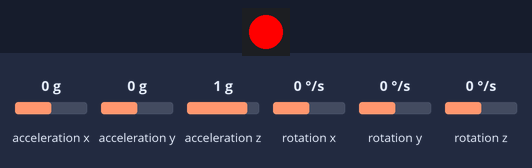
The sketch below on a simulated ESP32. Shown: 1 RGB LEDs in strip order, left to right. The inputs (shaded band) are chosen by the test bench; at power-on: acceleration x 0 g, acceleration y 0 g, acceleration z 1 g, rotation x 0 °/s, rotation y 0 °/s, rotation z 0 °/s. Nothing arrives over Bluetooth unless stated; a phone connects over Bluetooth LE 3 s after start; what the sketch prints to the serial monitor is not drawn.

Above: at 1.2 s.
At 2.7 s:
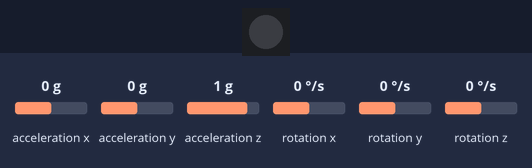
Timing chart, 0 to 4.0 s (numbered marks = the images above):
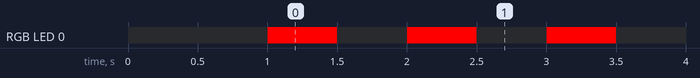

Measured:
- by itself, RGB LED 0: repeats every 1.0 s: off 0.50 s, RGB(255, 0, 0) 0.50 s, until it stays RGB(0, 255, 0) from 4.0 s

The sketch:

FuncionaBLE_pruebaLS6DS3.ino
```cpp
#include <Wire.h>
#include <SparkFunLSM6DS3.h>
#include <BLEDevice.h>
#include <BLEUtils.h>
#include <BLEServer.h>
#include <BLE2902.h>
#include <Adafruit_NeoPixel.h>

// Pines de I2C
#define SDA_PIN 1
#define SCL_PIN 2

// Pines de NeoPixel
#define NEOPIXEL_PIN 21
#define NUMPIXELS 1

Adafruit_NeoPixel pixels(NUMPIXELS, NEOPIXEL_PIN, NEO_GRB + NEO_KHZ800);
LSM6DS3 myIMU(I2C_MODE, 0x6B); // Dirección I2C estándar del LSM6DS3

// UUIDs para BLE
#define SERVICE_UUID "A9E90000-194C-4523-A473-5FDF36AA4D18"
#define CHAR_UUID_IMU "A9E90001-194C-4523-A473-5FDF36AA4D18"
BLECharacteristic *pIMUCharacteristic;

bool deviceConnected = false;
unsigned long previousMillis = 0;
const long interval = 500;
bool ledState = false;

// Función para cambiar el color del Neopixel
void setNeopixelColor(uint8_t r, uint8_t g, uint8_t b) {
  pixels.setPixelColor(0, pixels.Color(r, g, b));
  pixels.show();
}

// Callbacks para conexión BLE
class MyServerCallbacks : public BLEServerCallbacks {
  void onConnect(BLEServer* pServer) {
    deviceConnected = true;
    Serial.println("Conectado a dispositivo BLE");
    setNeopixelColor(0, 255, 0);
  }

  void onDisconnect(BLEServer* pServer) {
    deviceConnected = false;
    Serial.println("Desconectado de dispositivo BLE");
    setNeopixelColor(255, 0, 0);
  }
};

void setup() {
  Serial.begin(115200);
  delay(1000);

  // Inicializar I2C y el sensor LSM6DS3
  Wire.begin(SDA_PIN, SCL_PIN);
  if (myIMU.begin() != 0) {
    Serial.println("No se pudo inicializar el LSM6DS3.");
    while (1);
  } else {
    Serial.println("LSM6DS3 inicializado correctamente.");
  }

  // Inicializar NeoPixel
  pixels.begin();
  setNeopixelColor(255, 0, 0);

  // Configurar BLE
  BLEDevice::init("ESP32 LSM6DS3");
  BLEServer *pServer = BLEDevice::createServer();
  pServer->setCallbacks(new MyServerCallbacks());

  BLEService *pService = pServer->createService(SERVICE_UUID);

  pIMUCharacteristic = pService->createCharacteristic(
      CHAR_UUID_IMU,
      BLECharacteristic::PROPERTY_NOTIFY
  );

  BLE2902 *desc = new BLE2902();
  desc->setNotifications(true);
  pIMUCharacteristic->addDescriptor(desc);

  pService->start();
  pServer->getAdvertising()->start();
}

void loop() {
  if (!deviceConnected) {
    // Parpadeo del NeoPixel cuando no hay conexión
    unsigned long currentMillis = millis();
    if (currentMillis - previousMillis >= interval) {
      previousMillis = currentMillis;
      if (ledState) {
        setNeopixelColor(0, 0, 0);
      } else {
        setNeopixelColor(255, 0, 0);
      }
      ledState = !ledState;
    }
  } else {
    // Leer datos del LSM6DS3
    float accelX = myIMU.readFloatAccelX();
    float accelY = myIMU.readFloatAccelY();
    float accelZ = myIMU.readFloatAccelZ();
    float gyroX = myIMU.readFloatGyroX();
    float gyroY = myIMU.readFloatGyroY();
    float gyroZ = myIMU.readFloatGyroZ();

    // Enviar datos por BLE
    byte imuData[24];
    memcpy(imuData, &accelX, sizeof(accelX));
    memcpy(imuData + 4, &accelY, sizeof(accelY));
    memcpy(imuData + 8, &accelZ, sizeof(accelZ));
    memcpy(imuData + 12, &gyroX, sizeof(gyroX));
    memcpy(imuData + 16, &gyroY, sizeof(gyroY));
    memcpy(imuData + 20, &gyroZ, sizeof(gyroZ));

    pIMUCharacteristic->setValue(imuData, sizeof(imuData));
    pIMUCharacteristic->notify();

    // Imprimir valores en el monitor serie
    Serial.print("AX: "); Serial.print(accelX, 2); Serial.print(" ");
    Serial.print("AY: "); Serial.print(accelY, 2); Serial.print(" ");
    Serial.print("AZ: "); Serial.print(accelZ, 2); Serial.print(" ");
    Serial.print("GX: "); Serial.print(gyroX, 2); Serial.print(" ");
    Serial.print("GY: "); Serial.print(gyroY, 2); Serial.print(" ");
    Serial.print("GZ: "); Serial.println(gyroZ, 2);

    delay(1000);  // Reducir frecuencia para evitar saturación
  }
}
```
